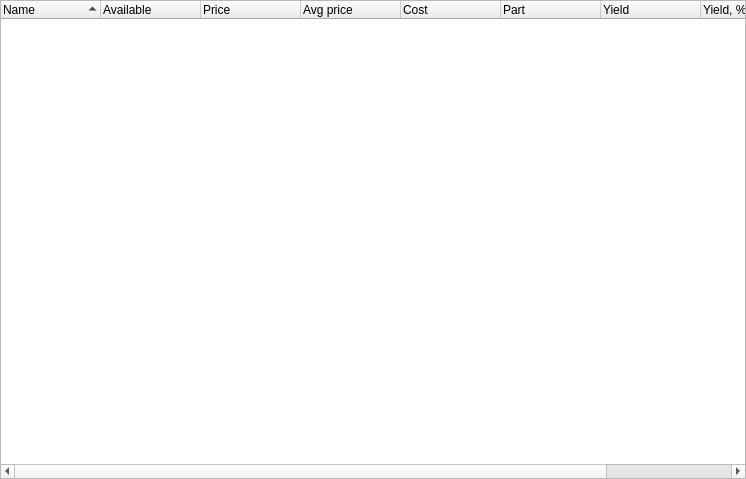
<?xml version="1.0" encoding="UTF-8"?>
<ui version="4.0">
 <class>PortfolioTreeWidget</class>
 <widget class="QWidget" name="PortfolioTreeWidget">
  <property name="geometry">
   <rect>
    <x>0</x>
    <y>0</y>
    <width>746</width>
    <height>479</height>
   </rect>
  </property>
  <layout class="QVBoxLayout" name="verticalLayout">
   <property name="spacing">
    <number>4</number>
   </property>
   <property name="leftMargin">
    <number>0</number>
   </property>
   <property name="topMargin">
    <number>0</number>
   </property>
   <property name="rightMargin">
    <number>0</number>
   </property>
   <property name="bottomMargin">
    <number>0</number>
   </property>
   <item>
    <widget class="QTreeWidget" name="treeWidget">
     <property name="contextMenuPolicy">
      <enum>Qt::ContextMenuPolicy::CustomContextMenu</enum>
     </property>
     <property name="editTriggers">
      <set>QAbstractItemView::EditTrigger::NoEditTriggers</set>
     </property>
     <property name="alternatingRowColors">
      <bool>true</bool>
     </property>
     <property name="sortingEnabled">
      <bool>true</bool>
     </property>
     <property name="animated">
      <bool>true</bool>
     </property>
     <column>
      <property name="text">
       <string>Name</string>
      </property>
     </column>
     <column>
      <property name="text">
       <string>Available</string>
      </property>
     </column>
     <column>
      <property name="text">
       <string>Price</string>
      </property>
     </column>
     <column>
      <property name="text">
       <string>Avg price</string>
      </property>
     </column>
     <column>
      <property name="text">
       <string>Cost</string>
      </property>
     </column>
     <column>
      <property name="text">
       <string>Part</string>
      </property>
     </column>
     <column>
      <property name="text">
       <string>Yield</string>
      </property>
     </column>
     <column>
      <property name="text">
       <string>Yield, %</string>
      </property>
     </column>
     <column>
      <property name="text">
       <string>Daily yield, %</string>
      </property>
     </column>
    </widget>
   </item>
  </layout>
 </widget>
 <resources/>
 <connections/>
</ui>
